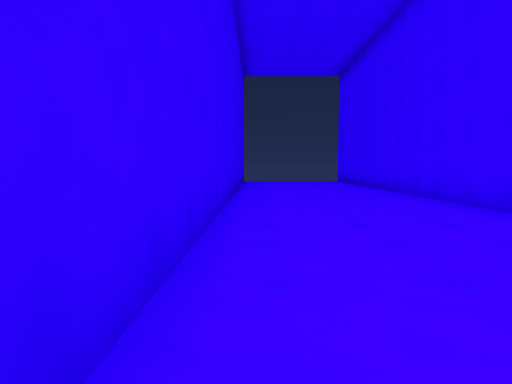
view 1 (above)

14 first-person views from a walk through a scene from a Unity 3-D project. The camera is 1.3 m above the floor, tilts 4° down and sees 70° across. The floor is counted in squares, 2 m on a side. Each view is taken from the middle of a square. On the plan, view 1 faces up. The plan holds only what a view shows up to about 11 squares ahead; the rest is blank. The place goes on beyond the plan. The player character is not drawn.

view 2
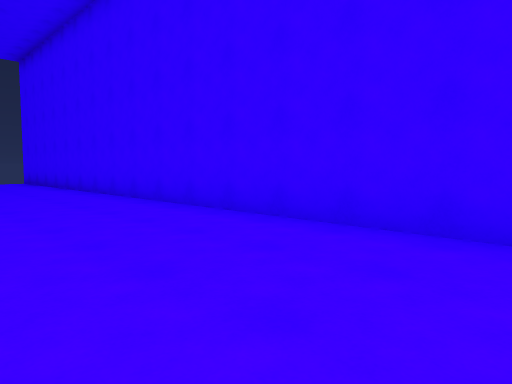

view 3
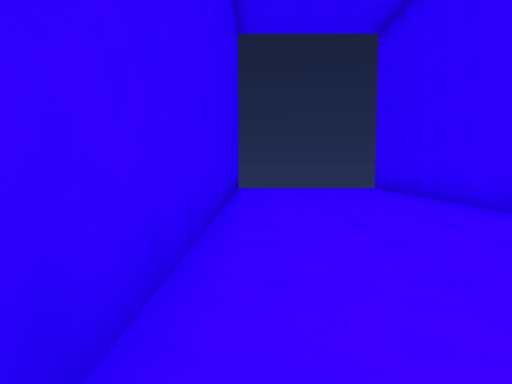

view 4
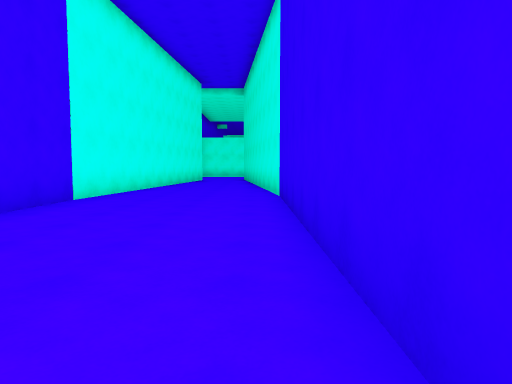

view 5
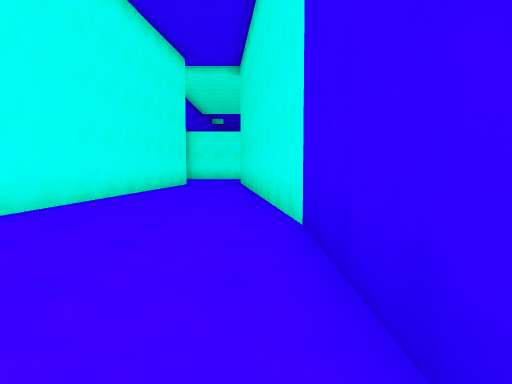

view 6
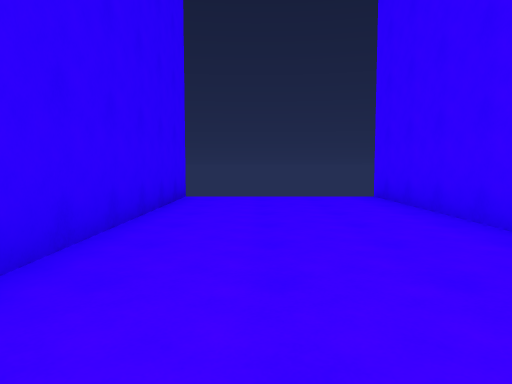

view 7
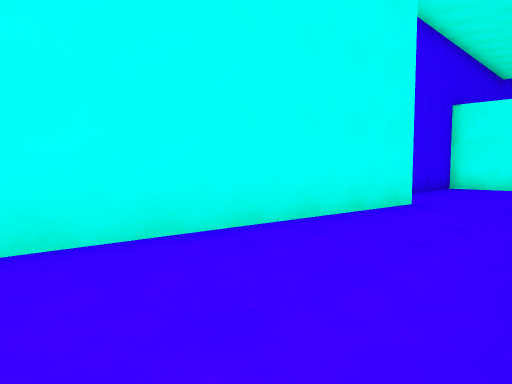

view 8
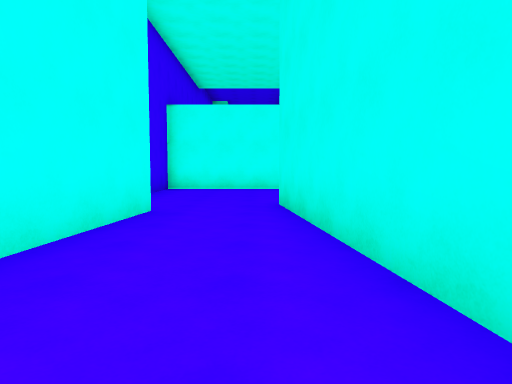

view 9
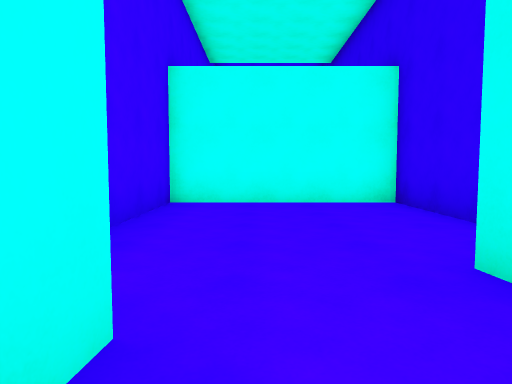

view 10
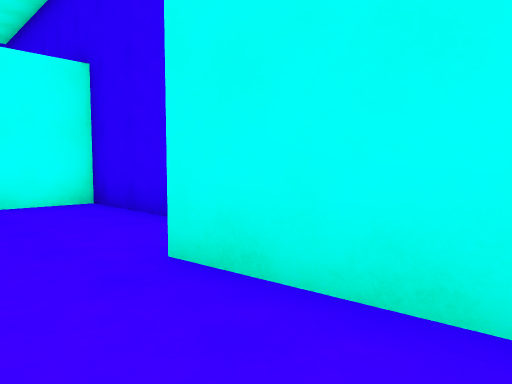

view 11
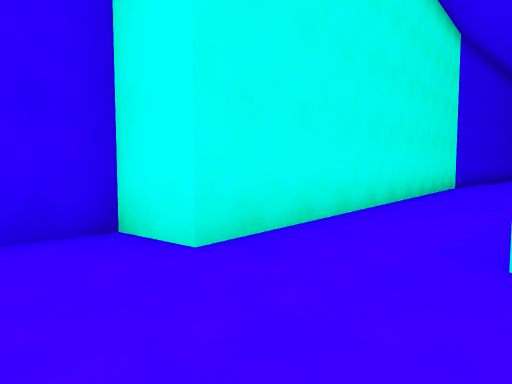

view 12
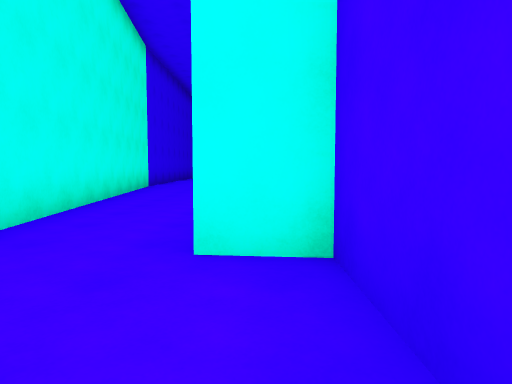

view 13
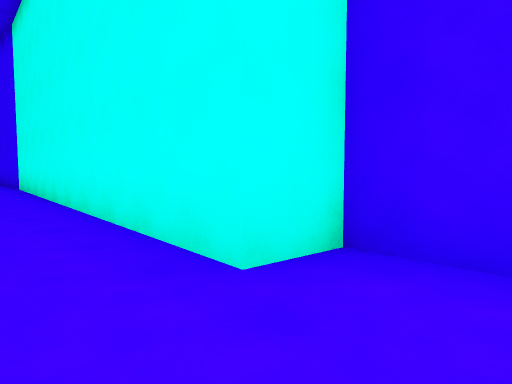

view 14
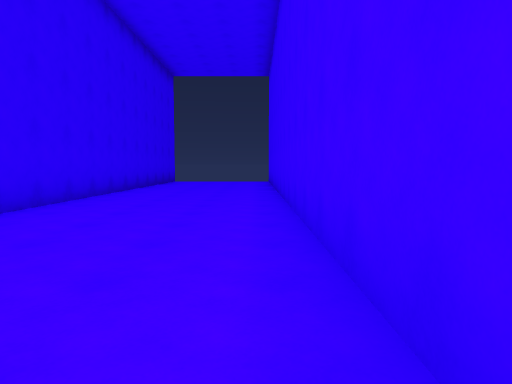

### Floor plan
Points are (right, up) in squares from view 1. A wall is a line through its corners. A room is listed if a view was taken in it or the views show most of it. See-through windows are left out.
Room 1 (views 1, 2, 3, 4, 5, 6, 7, 14)
walls: (3.6, -2.1) (3.6, 16); (-0.5, -3) (-0.1, -6.7); (3.2, -5.4) (3.5, -2); (-0.5, 15.9) (-0.5, -3.1)
ways out: opening at (2, -6.3) to room 2
Room 2 (views 8, 9, 10, 11, 12, 13)
walls: (-0.1, -6.7) (0.6, -13.3) (-0.5, -13.4) (-0.5, -17.6) (3.6, -17.6) (3.6, -12.4) (2.5, -12.3) (3.2, -5.4)
ways out: opening at (2, -6.3) to room 1

Positions as (right, up) in squares from view 1, and headings:
1: (0, 0), facing up
2: (0, 0), facing up-right
3: (0, 5), facing up
4: (0, 5), facing down
5: (0, 1), facing down
6: (1, 8), facing up
7: (0, -6), facing down-right
8: (1, -7), facing down
9: (2, -11), facing down
10: (2, -11), facing down-left
11: (3, -15), facing up-left
12: (3, -15), facing up
13: (1, -14), facing up-right
14: (3, 0), facing up
